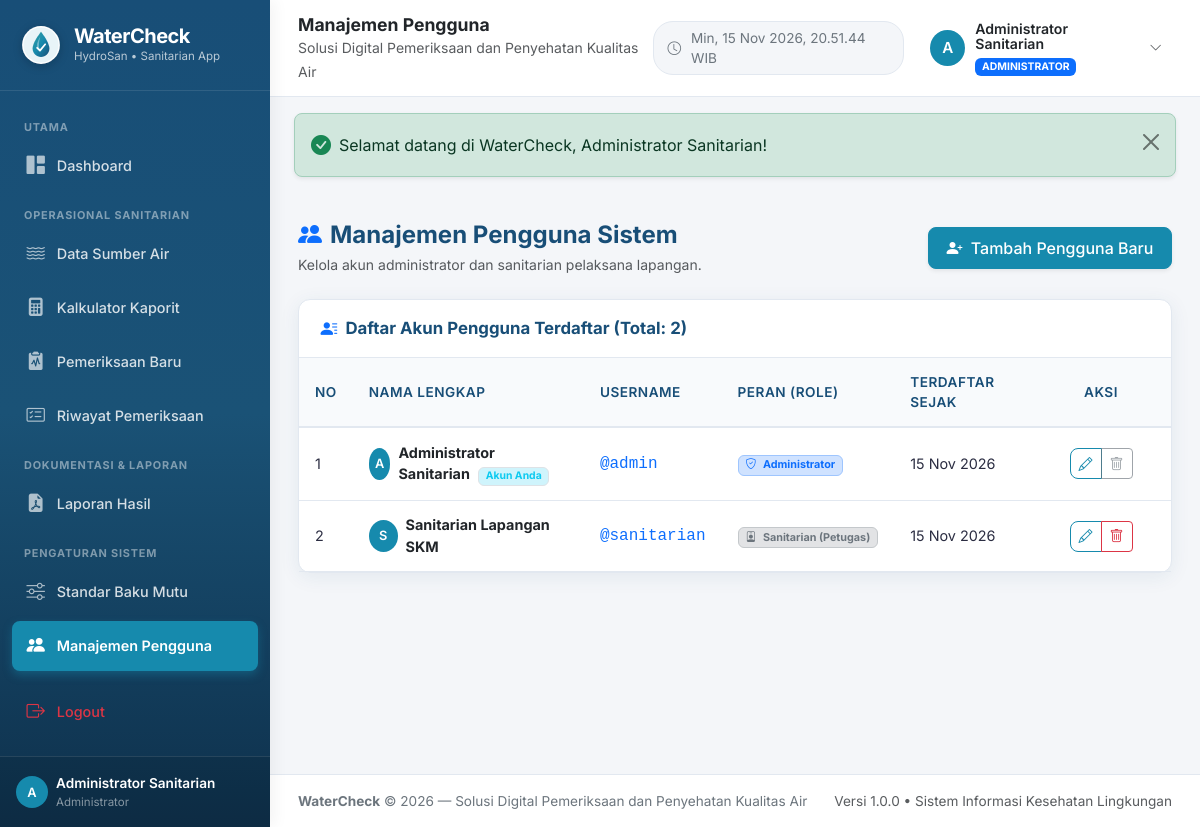
Page /pages/pengguna/index.php (signed in) on the committed database.
### tables this page shows
CREATE TABLE `users` (
  `id` INT AUTO_INCREMENT PRIMARY KEY,
  `nama` VARCHAR(100) NOT NULL,
  `username` VARCHAR(50) NOT NULL UNIQUE,
  `password` VARCHAR(255) NOT NULL,
  `role` ENUM('admin', 'petugas') NOT NULL DEFAULT 'petugas',
  `created_at` TIMESTAMP DEFAULT CURRENT_TIMESTAMP,
  `updated_at` TIMESTAMP DEFAULT CURRENT_TIMESTAMP ON UPDATE CURRENT_TIMESTAMP,
  INDEX `idx_users_username` (`username`),
  INDEX `idx_users_role` (`role`)
);

### includes/auth.php (called while the page is built, shortened)
<?php
if (!function_exists('isLoggedIn')) {
    function isLoggedIn(): bool {
        return !empty($_SESSION['user_id']) && !empty($_SESSION['username']);
    }
}
if (!function_exists('currentUser')) {
    function currentUser(): ?array {
        return [
            'id'       => $_SESSION['user_id'],
            'nama'     => $_SESSION['nama'] ?? 'Pengguna',
            'username' => $_SESSION['username'] ?? '',
            'role'     => $_SESSION['role'] ?? 'petugas'
        ];
    }
}

### includes/functions.php (called while the page is built, shortened)
<?php
function formatTanggal(?string $date, string $format = 'lengkap'): string {
    $timestamp = strtotime($date);
    $bulanIndo = [
        1 => 'Januari', 'Februari', 'Maret', 'April', 'Mei', 'Juni',
        'Juli', 'Agustus', 'September', 'Oktober', 'November', 'Desember'
    ];
    $bulanIndoPendek = [
        1 => 'Jan', 'Feb', 'Mar', 'Apr', 'Mei', 'Jun',
        'Jul', 'Agu', 'Sep', 'Okt', 'Nov', 'Des'
    ];
    $d = date('j', $timestamp);
    $m = (int)date('n', $timestamp);
    $y = date('Y', $timestamp);
    $his = date('H:i', $timestamp);
    if ($format === 'pendek') {
        return "{$d} {$bulanIndoPendek[$m]} {$y}";
    } elseif ($format === 'datetime') {
        return "{$d} {$bulanIndo[$m]} {$y}, {$his} WIB";
    }
    return "{$d} {$bulanIndo[$m]} {$y}";
}

### pages/pengguna/index.php (the view, shortened to what this page needs)
<?php
require_once __DIR__ . '/../../includes/header.php';
require_once __DIR__ . '/../../includes/sidebar.php';
require_once __DIR__ . '/../../includes/navbar.php';
try {
    $stmt = $pdo->query("SELECT * FROM users ORDER BY role ASC, nama ASC");
    $users = $stmt->fetchAll();
} catch (PDOException $e) {
    $users = [];
}
?>
<div class="d-flex flex-column flex-md-row justify-content-between align-items-md-center mb-4 gap-3">
    <div>
        <h4 class="fw-bold mb-1" style="color: #184e77;">
            <i class="bi bi-people-fill text-primary me-2"></i>Manajemen Pengguna Sistem
        </h4>
        <p class="text-muted small mb-0">Kelola akun administrator dan sanitarian pelaksana lapangan.</p>
    </div>
    <div>
        <a href="<?= BASE_URL; ?>pages/pengguna/tambah.php" class="btn btn-primary shadow-sm">
            <i class="bi bi-person-plus-fill me-1"></i> Tambah Pengguna Baru
        </a>
    </div>
</div>
<div class="card-wc">
    <div class="card-wc-header d-flex justify-content-between align-items-center">
        <h6 class="card-wc-title">
            <i class="bi bi-person-lines-fill text-primary"></i> Daftar Akun Pengguna Terdaftar (Total: <?= count($users); ?>)
        </h6>
    </div>
    <div class="table-responsive">
        <table class="table-wc table-hover">
            <thead>
                <tr>
                    <th style="width: 50px;">No</th>
                    <th>Nama Lengkap</th>
                    <th>Username</th>
                    <th>Peran (Role)</th>
                    <th>Terdaftar Sejak</th>
                    <th class="text-center" style="width: 140px;">Aksi</th>
                </tr>
            </thead>
            <tbody>
                <?php
                $no = 1;
                foreach ($users as $u):
                    $isSelf = ($u['id'] == $currentUser['id']);
                ?>
                    <tr>
                        <td><?= $no++; ?></td>
                        <td>
                            <div class="d-flex align-items-center gap-2">
                                <div class="user-avatar" style="width: 32px; height: 32px; font-size: 0.8rem;">
                                    <?= strtoupper(substr($u['nama'], 0, 1)); ?>
                                </div>
                                <div>
                                    <strong class="text-dark"><?= htmlspecialchars($u['nama']); ?></strong>
                                    <?php if ($isSelf): ?>
                                        <span class="badge bg-info-subtle text-info border ms-1" style="font-size: 0.65rem;">Akun Anda</span>
                                    <?php endif; ?>
                                </div>
                            </div>
                        </td>
                        <td><code class="text-primary fs-6">@<?= htmlspecialchars($u['username']); ?></code></td>
                        <td>
                            <?php if ($u['role'] === 'admin'): ?>
                                <span class="badge bg-primary-subtle text-primary border border-primary-subtle">
                                    <i class="bi bi-shield-check me-1"></i> Administrator
                                </span>
                            <?php else: ?>
                                <span class="badge bg-secondary-subtle text-secondary border border-secondary-subtle">
                                    <i class="bi bi-person-badge me-1"></i> Sanitarian (Petugas)
                                </span>
                            <?php endif; ?>
                        </td>
                        <td><?= formatTanggal($u['created_at'], 'pendek'); ?></td>
                        <td class="text-center">
                            <div class="btn-group btn-group-sm">
                                <a href="<?= BASE_URL; ?>pages/pengguna/edit.php?id=<?= $u['id']; ?>" class="btn btn-outline-primary" title="Edit Akun">
                                    <i class="bi bi-pencil"></i>
                                </a>
                                <?php if (!$isSelf): ?>
                                    <a href="<?= BASE_URL; ?>pages/pengguna/hapus.php?id=<?= $u['id']; ?>" class="btn btn-outline-danger" title="Hapus Akun" data-confirm="Apakah Anda yakin ingin menghapus akun '<?= htmlspecialchars($u['username']); ?>'?">
                                        <i class="bi bi-trash"></i>
                                    </a>
                                <?php else: ?>
                                    <button class="btn btn-outline-secondary disabled" title="Tidak dapat menghapus akun sendiri">
                                        <i class="bi bi-trash"></i>
                                    </button>
                                <?php endif; ?>
                            </div>
                        </td>
                    </tr>
                <?php endforeach; ?>
            </tbody>
        </table>
    </div>
</div>
<?php
require_once __DIR__ . '/../../includes/footer.php';
?>

### assets/css/style.css (style rules this page uses)
:root { --wc-primary: #168aad; --wc-primary-dark: #184e77; --wc-primary-hover: #1a759f; --wc-accent: #52b69a; --wc-accent-light: #d8f3dc; --wc-bg: #f4f6f9; --wc-sidebar-bg: #184e77; --wc-sidebar-hover: #1e6091; --wc-sidebar-active: #168aad; --wc-text-main: #2b2d42; --wc-text-muted: #6c757d; --wc-success: #2a9d8f; --wc-warning: #e9c46a; --wc-danger: #e76f51; --wc-border: #e2e8f0; --wc-radius: 12px; --wc-shadow: 0 4px 20px rgba(24, 78, 119, 0.08); }
body { font-family: 'Inter', -apple-system, BlinkMacSystemFont, 'Segoe UI', Roboto, Helvetica, Arial, sans-serif; background-color: var(--wc-bg); color: var(--wc-text-main); min-height: 100vh; overflow-x: hidden; }
a { color: var(--wc-primary); text-decoration: none; transition: all 0.2s ease; }
.btn-primary { background-color: var(--wc-primary); border-color: var(--wc-primary); color: #fff; border-radius: 8px; font-weight: 500; padding: 0.5rem 1.1rem; transition: all 0.2s; }
.btn-outline-primary { color: var(--wc-primary); border-color: var(--wc-primary); border-radius: 8px; }
.user-avatar { width: 36px; height: 36px; border-radius: 50%; background: var(--wc-primary); color: #fff; display: flex; align-items: center; justify-content: center; font-weight: 600; font-size: 0.95rem; }
.card-wc { background: #ffffff; border: 1px solid var(--wc-border); border-radius: var(--wc-radius); box-shadow: var(--wc-shadow); margin-bottom: 1.5rem; transition: transform 0.2s ease, box-shadow 0.2s ease; }
.card-wc-header { padding: 1.15rem 1.35rem; border-bottom: 1px solid var(--wc-border); display: flex; align-items: center; justify-content: space-between; }
.card-wc-title { margin: 0; font-size: 1.05rem; font-weight: 700; color: var(--wc-primary-dark); display: flex; align-items: center; gap: 8px; }
.table-wc { width: 100%; margin-bottom: 0; border-collapse: separate; border-spacing: 0; }
.table-wc th { background-color: #f8fafc; color: var(--wc-primary-dark); font-weight: 600; font-size: 0.85rem; text-transform: uppercase; letter-spacing: 0.5px; padding: 0.85rem 1rem; border-bottom: 2px solid var(--wc-border); }
.table-wc td { padding: 0.85rem 1rem; vertical-align: middle; border-bottom: 1px solid var(--wc-border); font-size: 0.9rem; }

### rows in the picture
users: nama "A", nama "Administrator Sanitarian", shows "Akun Anda", username "admin", role "admin" (drawn), created_at "15 Nov 2026"
users: nama "S", nama "Sanitarian Lapangan SKM", username "sanitarian", role "petugas" (drawn), created_at "15 Nov 2026"

### other values in the picture
APP_NAME "WaterCheck"
APP_ALT_NAME "HydroSan"
substr($currentUser['nama'] ?? 'U', 0, 1) "A"
$currentUser['nama'] "Administrator Sanitarian"
$pageTitle "Manajemen Pengguna"
APP_TAGLINE "Solusi Digital Pemeriksaan dan Penyehatan Kualitas Air"
$flash['message'] "Selamat datang di WaterCheck, Administrator Sanitarian!"
count($users) "2"
APP_VERSION "1.0.0"
